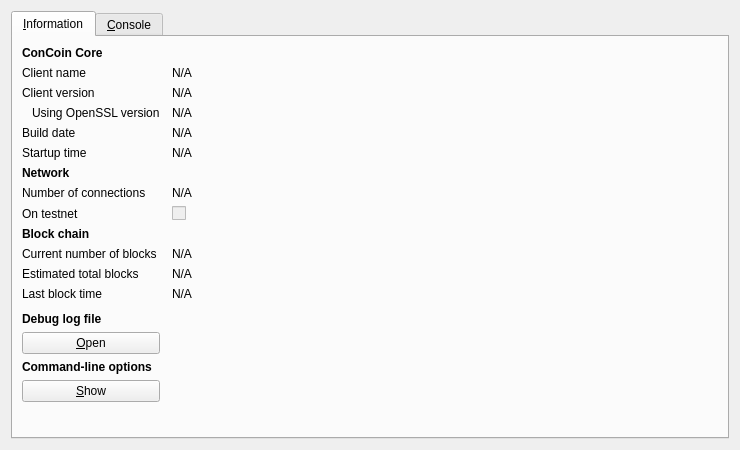
<?xml version="1.0" encoding="UTF-8"?>
<ui version="4.0">
 <class>RPCConsole</class>
 <widget class="QDialog" name="RPCConsole">
  <property name="geometry">
   <rect>
    <x>0</x>
    <y>0</y>
    <width>740</width>
    <height>450</height>
   </rect>
  </property>
  <property name="windowTitle">
   <string>ConCoin - Debug window</string>
  </property>
  <layout class="QVBoxLayout" name="verticalLayout_2">
   <item>
    <widget class="QTabWidget" name="tabWidget">
     <property name="currentIndex">
      <number>0</number>
     </property>
     <widget class="QWidget" name="tab_info">
      <attribute name="title">
       <string>&amp;Information</string>
      </attribute>
      <layout class="QGridLayout" name="gridLayout" columnstretch="0,1">
       <property name="horizontalSpacing">
        <number>12</number>
       </property>
       <item row="0" column="0">
        <widget class="QLabel" name="label_9">
         <property name="font">
          <font>
           <weight>75</weight>
           <bold>true</bold>
          </font>
         </property>
         <property name="text">
          <string>ConCoin Core</string>
         </property>
        </widget>
       </item>
       <item row="1" column="0">
        <widget class="QLabel" name="label_5">
         <property name="text">
          <string>Client name</string>
         </property>
        </widget>
       </item>
       <item row="1" column="1">
        <widget class="QLabel" name="clientName">
         <property name="cursor">
          <cursorShape>IBeamCursor</cursorShape>
         </property>
         <property name="text">
          <string>N/A</string>
         </property>
         <property name="textFormat">
          <enum>Qt::PlainText</enum>
         </property>
         <property name="textInteractionFlags">
          <set>Qt::LinksAccessibleByMouse|Qt::TextSelectableByKeyboard|Qt::TextSelectableByMouse</set>
         </property>
        </widget>
       </item>
       <item row="2" column="0">
        <widget class="QLabel" name="label_6">
         <property name="text">
          <string>Client version</string>
         </property>
        </widget>
       </item>
       <item row="2" column="1">
        <widget class="QLabel" name="clientVersion">
         <property name="cursor">
          <cursorShape>IBeamCursor</cursorShape>
         </property>
         <property name="text">
          <string>N/A</string>
         </property>
         <property name="textFormat">
          <enum>Qt::PlainText</enum>
         </property>
         <property name="textInteractionFlags">
          <set>Qt::LinksAccessibleByMouse|Qt::TextSelectableByKeyboard|Qt::TextSelectableByMouse</set>
         </property>
        </widget>
       </item>
       <item row="3" column="0">
        <widget class="QLabel" name="label_14">
         <property name="text">
          <string>Using OpenSSL version</string>
         </property>
         <property name="indent">
          <number>10</number>
         </property>
        </widget>
       </item>
       <item row="3" column="1">
        <widget class="QLabel" name="openSSLVersion">
         <property name="cursor">
          <cursorShape>IBeamCursor</cursorShape>
         </property>
         <property name="text">
          <string>N/A</string>
         </property>
         <property name="textFormat">
          <enum>Qt::PlainText</enum>
         </property>
         <property name="textInteractionFlags">
          <set>Qt::LinksAccessibleByMouse|Qt::TextSelectableByKeyboard|Qt::TextSelectableByMouse</set>
         </property>
        </widget>
       </item>
       <item row="4" column="0">
        <widget class="QLabel" name="label_12">
         <property name="text">
          <string>Build date</string>
         </property>
        </widget>
       </item>
       <item row="4" column="1">
        <widget class="QLabel" name="buildDate">
         <property name="cursor">
          <cursorShape>IBeamCursor</cursorShape>
         </property>
         <property name="text">
          <string>N/A</string>
         </property>
         <property name="textFormat">
          <enum>Qt::PlainText</enum>
         </property>
         <property name="textInteractionFlags">
          <set>Qt::LinksAccessibleByMouse|Qt::TextSelectableByKeyboard|Qt::TextSelectableByMouse</set>
         </property>
        </widget>
       </item>
       <item row="5" column="0">
        <widget class="QLabel" name="label_13">
         <property name="text">
          <string>Startup time</string>
         </property>
        </widget>
       </item>
       <item row="5" column="1">
        <widget class="QLabel" name="startupTime">
         <property name="cursor">
          <cursorShape>IBeamCursor</cursorShape>
         </property>
         <property name="text">
          <string>N/A</string>
         </property>
         <property name="textFormat">
          <enum>Qt::PlainText</enum>
         </property>
         <property name="textInteractionFlags">
          <set>Qt::LinksAccessibleByMouse|Qt::TextSelectableByKeyboard|Qt::TextSelectableByMouse</set>
         </property>
        </widget>
       </item>
       <item row="6" column="0">
        <widget class="QLabel" name="label_11">
         <property name="font">
          <font>
           <weight>75</weight>
           <bold>true</bold>
          </font>
         </property>
         <property name="text">
          <string>Network</string>
         </property>
        </widget>
       </item>
       <item row="7" column="0">
        <widget class="QLabel" name="label_7">
         <property name="text">
          <string>Number of connections</string>
         </property>
        </widget>
       </item>
       <item row="7" column="1">
        <widget class="QLabel" name="numberOfConnections">
         <property name="cursor">
          <cursorShape>IBeamCursor</cursorShape>
         </property>
         <property name="text">
          <string>N/A</string>
         </property>
         <property name="textFormat">
          <enum>Qt::PlainText</enum>
         </property>
         <property name="textInteractionFlags">
          <set>Qt::LinksAccessibleByMouse|Qt::TextSelectableByKeyboard|Qt::TextSelectableByMouse</set>
         </property>
        </widget>
       </item>
       <item row="8" column="0">
        <widget class="QLabel" name="label_8">
         <property name="text">
          <string>On testnet</string>
         </property>
        </widget>
       </item>
       <item row="8" column="1">
        <widget class="QCheckBox" name="isTestNet">
         <property name="enabled">
          <bool>false</bool>
         </property>
         <property name="text">
          <string/>
         </property>
        </widget>
       </item>
       <item row="9" column="0">
        <widget class="QLabel" name="label_10">
         <property name="font">
          <font>
           <weight>75</weight>
           <bold>true</bold>
          </font>
         </property>
         <property name="text">
          <string>Block chain</string>
         </property>
        </widget>
       </item>
       <item row="10" column="0">
        <widget class="QLabel" name="label_3">
         <property name="text">
          <string>Current number of blocks</string>
         </property>
        </widget>
       </item>
       <item row="10" column="1">
        <widget class="QLabel" name="numberOfBlocks">
         <property name="cursor">
          <cursorShape>IBeamCursor</cursorShape>
         </property>
         <property name="text">
          <string>N/A</string>
         </property>
         <property name="textFormat">
          <enum>Qt::PlainText</enum>
         </property>
         <property name="textInteractionFlags">
          <set>Qt::LinksAccessibleByMouse|Qt::TextSelectableByKeyboard|Qt::TextSelectableByMouse</set>
         </property>
        </widget>
       </item>
       <item row="11" column="0">
        <widget class="QLabel" name="label_4">
         <property name="text">
          <string>Estimated total blocks</string>
         </property>
        </widget>
       </item>
       <item row="11" column="1">
        <widget class="QLabel" name="totalBlocks">
         <property name="cursor">
          <cursorShape>IBeamCursor</cursorShape>
         </property>
         <property name="text">
          <string>N/A</string>
         </property>
         <property name="textFormat">
          <enum>Qt::PlainText</enum>
         </property>
         <property name="textInteractionFlags">
          <set>Qt::LinksAccessibleByMouse|Qt::TextSelectableByKeyboard|Qt::TextSelectableByMouse</set>
         </property>
        </widget>
       </item>
       <item row="12" column="0">
        <widget class="QLabel" name="label_2">
         <property name="text">
          <string>Last block time</string>
         </property>
        </widget>
       </item>
       <item row="12" column="1">
        <widget class="QLabel" name="lastBlockTime">
         <property name="cursor">
          <cursorShape>IBeamCursor</cursorShape>
         </property>
         <property name="text">
          <string>N/A</string>
         </property>
         <property name="textFormat">
          <enum>Qt::PlainText</enum>
         </property>
         <property name="textInteractionFlags">
          <set>Qt::LinksAccessibleByMouse|Qt::TextSelectableByKeyboard|Qt::TextSelectableByMouse</set>
         </property>
        </widget>
       </item>
       <item row="13" column="0">
        <spacer name="verticalSpacer_2">
         <property name="orientation">
          <enum>Qt::Vertical</enum>
         </property>
         <property name="sizeHint" stdset="0">
          <size>
           <width>20</width>
           <height>20</height>
          </size>
         </property>
        </spacer>
       </item>
       <item row="14" column="0">
        <widget class="QLabel" name="labelDebugLogfile">
         <property name="font">
          <font>
           <weight>75</weight>
           <bold>true</bold>
          </font>
         </property>
         <property name="text">
          <string>Debug log file</string>
         </property>
        </widget>
       </item>
       <item row="15" column="0">
        <widget class="QPushButton" name="openDebugLogfileButton">
         <property name="toolTip">
          <string>Open the ConCoin debug log file from the current data directory. This can take a few seconds for large log files.</string>
         </property>
         <property name="text">
          <string>&amp;Open</string>
         </property>
         <property name="autoDefault">
          <bool>false</bool>
         </property>
        </widget>
       </item>
       <item row="16" column="0">
        <widget class="QLabel" name="labelCLOptions">
         <property name="font">
          <font>
           <weight>75</weight>
           <bold>true</bold>
          </font>
         </property>
         <property name="text">
          <string>Command-line options</string>
         </property>
        </widget>
       </item>
       <item row="17" column="0">
        <widget class="QPushButton" name="showCLOptionsButton">
         <property name="toolTip">
          <string>Show the ConCoin-qt help message to get a list with possible ConCoin command-line options.</string>
         </property>
         <property name="text">
          <string>&amp;Show</string>
         </property>
         <property name="autoDefault">
          <bool>false</bool>
         </property>
        </widget>
       </item>
       <item row="18" column="0">
        <spacer name="verticalSpacer">
         <property name="orientation">
          <enum>Qt::Vertical</enum>
         </property>
         <property name="sizeHint" stdset="0">
          <size>
           <width>20</width>
           <height>40</height>
          </size>
         </property>
        </spacer>
       </item>
      </layout>
     </widget>
     <widget class="QWidget" name="tab_console">
      <attribute name="title">
       <string>&amp;Console</string>
      </attribute>
      <layout class="QVBoxLayout" name="verticalLayout_3">
       <property name="spacing">
        <number>3</number>
       </property>
       <item>
        <widget class="QTextEdit" name="messagesWidget">
         <property name="minimumSize">
          <size>
           <width>0</width>
           <height>100</height>
          </size>
         </property>
         <property name="readOnly">
          <bool>true</bool>
         </property>
         <property name="tabKeyNavigation" stdset="0">
          <bool>false</bool>
         </property>
         <property name="columnCount" stdset="0">
          <number>2</number>
         </property>
        </widget>
       </item>
       <item>
        <layout class="QHBoxLayout" name="horizontalLayout">
         <property name="spacing">
          <number>3</number>
         </property>
         <item>
          <widget class="QLabel" name="label">
           <property name="text">
            <string notr="true">&gt;</string>
           </property>
          </widget>
         </item>
         <item>
          <widget class="QLineEdit" name="lineEdit"/>
         </item>
         <item>
          <widget class="QPushButton" name="clearButton">
           <property name="maximumSize">
            <size>
             <width>24</width>
             <height>24</height>
            </size>
           </property>
           <property name="toolTip">
            <string>Clear console</string>
           </property>
           <property name="text">
            <string/>
           </property>
           <property name="icon">
            <iconset resource="../bitcoin.qrc">
             <normaloff>:/icons/remove</normaloff>:/icons/remove</iconset>
           </property>
           <property name="shortcut">
            <string notr="true">Ctrl+L</string>
           </property>
           <property name="autoDefault">
            <bool>false</bool>
           </property>
          </widget>
         </item>
        </layout>
       </item>
      </layout>
     </widget>
    </widget>
   </item>
  </layout>
 </widget>
 <resources>
  <include location="../bitcoin.qrc"/>
 </resources>
 <connections/>
</ui>
